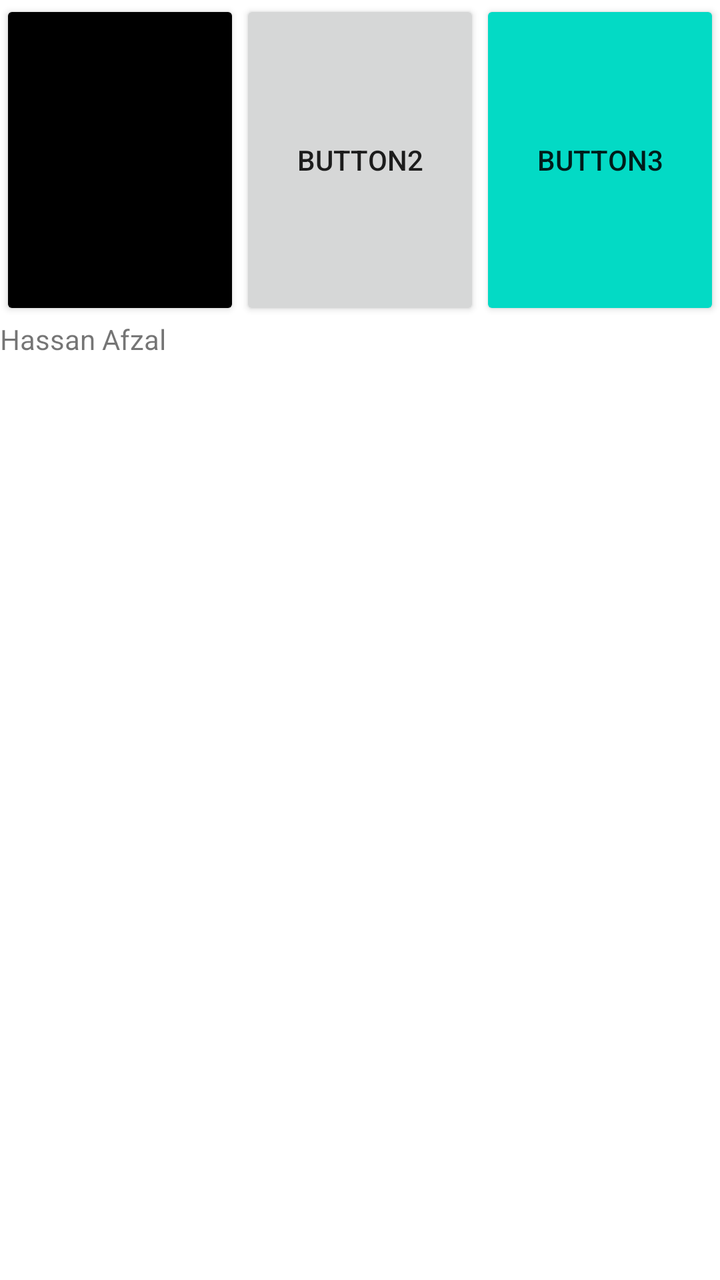
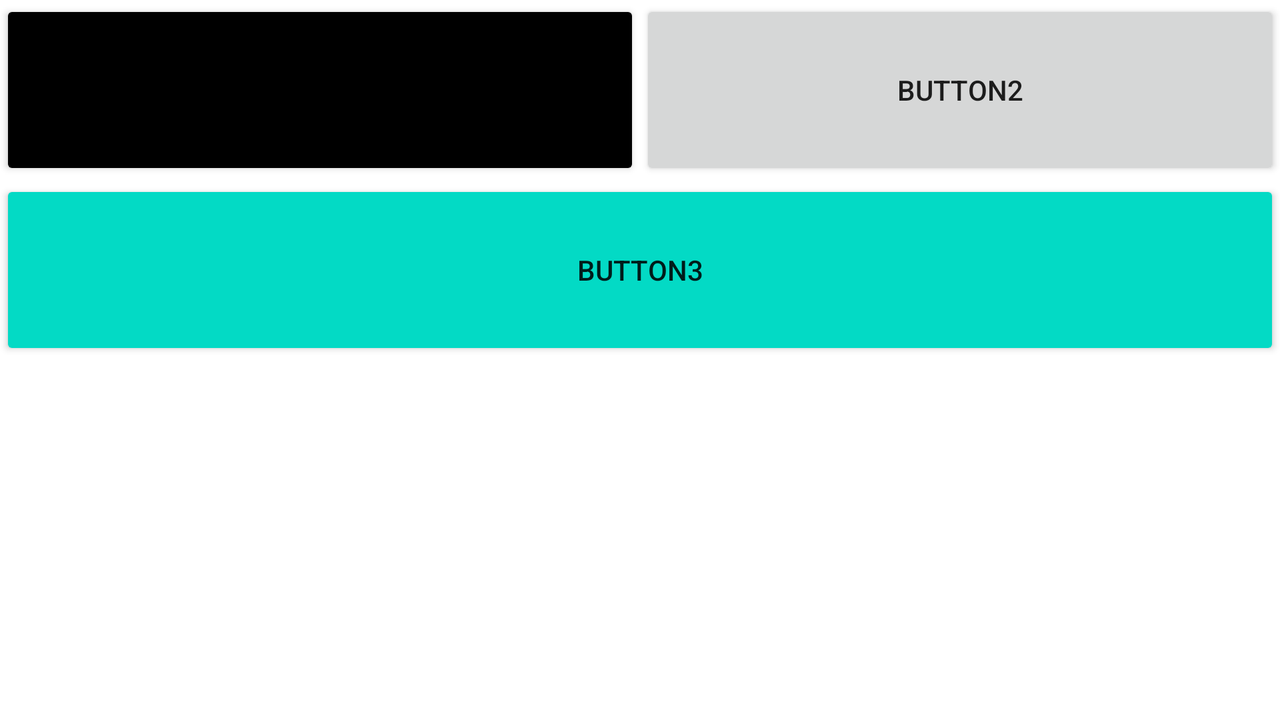

First picture: res/layout/ on a phone held upright. Second picture: the repository's own variant of that layout, on a device whose configuration matches the variant's folder. Source for both follows.
<!-- AndroidManifest.xml: application theme Theme.AndroidBactch11 -->
<!-- res/layout/activity_linear_layout.xml -->
<?xml version="1.0" encoding="utf-8"?>
<LinearLayout xmlns:android="http://schemas.android.com/apk/res/android"
    xmlns:app="http://schemas.android.com/apk/res-auto"
    xmlns:tools="http://schemas.android.com/tools"
    android:layout_width="match_parent"
    android:layout_height="match_parent"
    android:orientation="vertical"
    android:weightSum="4"
    tools:context=".Lecture6.LinearLayoutActivity">
    <LinearLayout
        android:layout_weight="1"
        android:layout_width="match_parent"
        android:orientation="horizontal"
        android:weightSum="3"
        android:layout_height="0dp">
        <Button

            android:layout_weight="1"
            android:layout_width="0dp"
            android:backgroundTint="@color/black"
            android:layout_height="match_parent"
            android:text="Button1"/>
        <Button
            android:layout_weight="1"
            android:layout_width="0dp"
            android:layout_height="match_parent"
            android:text="Button2"/>
        <Button
            android:layout_weight="1"
            android:layout_width="0dp"
            android:backgroundTint="@color/teal_200"
            android:layout_height="match_parent"
            android:text="Button3"/>

    </LinearLayout>
    <LinearLayout
        android:layout_weight="3"
        android:layout_width="match_parent"
        android:orientation="vertical"
        android:layout_height="0dp">
        <ImageView
            android:src="@drawable/ic_baseline_home_24"
            android:layout_width="wrap_content"
            android:layout_height="wrap_content"/>
        <TextView
            android:id="@+id/data"
            android:text="@string/txt"
            android:layout_width="match_parent"
            android:layout_height="wrap_content"/>

    </LinearLayout>




</LinearLayout>
<!-- resources referenced by this layout -->
<resources>
  <color name="black">#FF000000</color>
  <color name="teal_200">#FF03DAC5</color>
  <string name="txt">Hassan Afzal</string>
  <style name="Theme.AndroidBactch11" parent="Theme.MaterialComponents.DayNight.DarkActionBar">
          
          <item name="colorPrimary">@color/purple_500</item>
          <item name="colorPrimaryVariant">@color/purple_700</item>
          <item name="colorOnPrimary">@color/white</item>
          
          <item name="colorSecondary">@color/teal_200</item>
          <item name="colorSecondaryVariant">@color/teal_700</item>
          <item name="colorOnSecondary">@color/black</item>
          
          <item name="android:statusBarColor" tools:targetApi="l">?attr/colorPrimaryVariant</item>
          
      </style>
  <color name="purple_500">#FF6200EE</color>
  <color name="purple_700">#FF3700B3</color>
  <color name="white">#FFFFFFFF</color>
  <color name="teal_700">#FF018786</color>
</resources>
<!-- res/layout-land/activity_linear_layout.xml (the author's variant of the layout above) -->
<!-- drawn on the phone turned sideways -->
<?xml version="1.0" encoding="utf-8"?>
<LinearLayout xmlns:android="http://schemas.android.com/apk/res/android"
    xmlns:app="http://schemas.android.com/apk/res-auto"
    xmlns:tools="http://schemas.android.com/tools"
    android:layout_width="match_parent"
    android:layout_height="match_parent"
    android:orientation="vertical"
    android:weightSum="4"
    tools:context=".Lecture6.LinearLayoutActivity">
    <LinearLayout
        android:layout_weight="1"
        android:layout_width="match_parent"
        android:orientation="horizontal"
        android:weightSum="2"
        android:layout_height="0dp">
        <Button
            android:layout_weight="1"
            android:layout_width="0dp"
            android:backgroundTint="@color/black"
            android:layout_height="match_parent"
            android:text="Button1"/>
        <Button
            android:layout_weight="1"
            android:layout_width="0dp"
            android:layout_height="match_parent"
            android:text="Button2"/>
        <Button
            android:layout_weight="1"
            android:layout_width="0dp"
            android:backgroundTint="@color/teal_200"
            android:layout_height="match_parent"
            android:text="Button3"/>
    </LinearLayout>
    <LinearLayout
        android:layout_weight="1"
        android:layout_width="match_parent"
        android:orientation="horizontal"
        android:weightSum="2"
        android:layout_height="0dp">
        <Button
            android:layout_weight="2"
            android:layout_width="0dp"
            android:backgroundTint="@color/teal_200"
            android:layout_height="match_parent"
            android:text="Button3"/>
    </LinearLayout>

    <LinearLayout
        android:layout_weight="2"
        android:layout_width="match_parent"
        android:layout_height="0dp">

    </LinearLayout>



</LinearLayout>
<!-- resources referenced by the variant -->
<!-- as the phone turned sideways resolves them -->
<resources>
  <color name="black">#FF000000</color>
  <color name="teal_200">#FF03DAC5</color>
  <style name="Theme.AndroidBactch11" parent="Theme.MaterialComponents.DayNight.DarkActionBar">
          
          <item name="colorPrimary">@color/purple_500</item>
          <item name="colorPrimaryVariant">@color/purple_700</item>
          <item name="colorOnPrimary">@color/white</item>
          
          <item name="colorSecondary">@color/teal_200</item>
          <item name="colorSecondaryVariant">@color/teal_700</item>
          <item name="colorOnSecondary">@color/black</item>
          
          <item name="android:statusBarColor" tools:targetApi="l">?attr/colorPrimaryVariant</item>
          
      </style>
  <color name="purple_500">#FF6200EE</color>
  <color name="purple_700">#FF3700B3</color>
  <color name="white">#FFFFFFFF</color>
  <color name="teal_700">#FF018786</color>
</resources>
